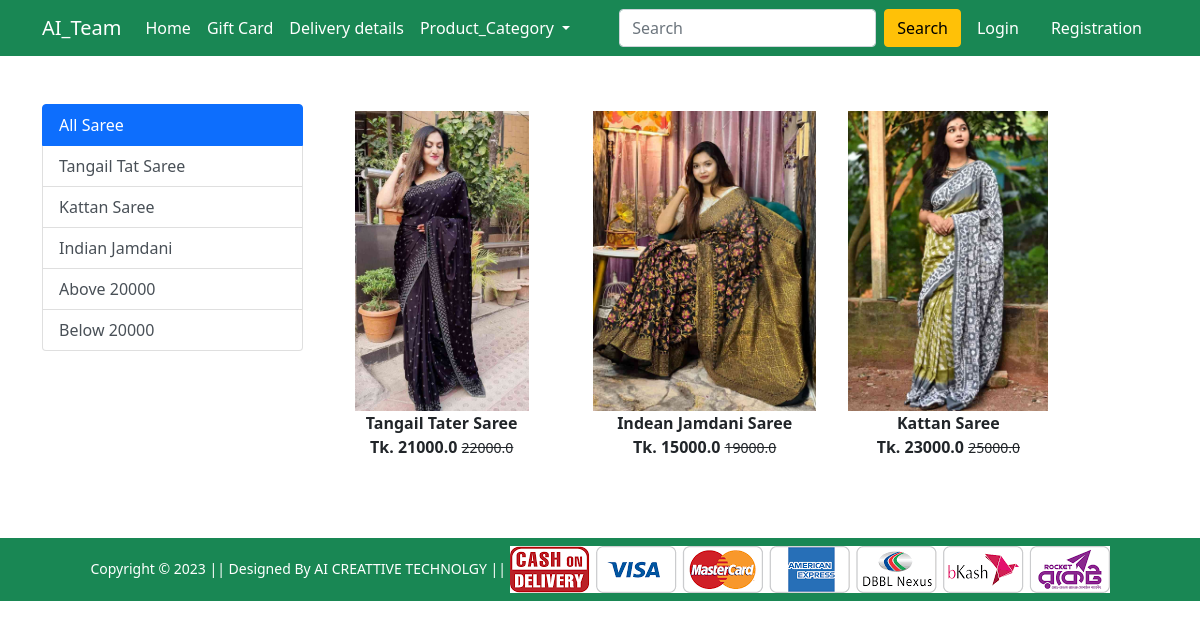
The app's page /saree/ with its own data.
### Shop/models.py (models this page shows, shortened)
class Product(models.Model):
    title = models.CharField(max_length=100)
    selling_price = models.FloatField()
    discounted_price = models.FloatField()
    description = models.TextField()
    brand = models.CharField(max_length=100)
    category = models.CharField(choices=CATEGORY_CHOICES,max_length=2)
    product_image = models.ImageField(upload_to='productimg')

### Shop/views.py (the view)
# urls.py: path('saree/', views.sarees, name='saree'),
def sarees(request, data =None):
    totalitem = 0
    if data == None:
        sarees = Product.objects.filter(category = 'SA')
    elif data == 'tat' or data == 'kattan' or data == 'jamdani':
        sarees = Product.objects.filter(category='SA').filter(brand=data)
    elif data == 'below':
        sarees = Product.objects.filter(category='SA').filter(discounted_price__lt=20000)
    elif data == 'above':
        sarees = Product.objects.filter(category='SA').filter(discounted_price__gt=20000)
        if request.user.is_authenticated:
           totalitem = len(Cart.objects.filter(user=request.user))
    return render(request, 'Shop/saree.html', {'sarees':sarees, 'totalitem':totalitem})

### Shop/templates/Shop/saree.html (shortened to what this page needs)
{% extends 'Shop/base.html' %}
{% load static %}
{% block main-content %}
<div class="container my-5">
    <div class="row">
        <div class="col-sm-3">
            <div class="list-group">
                <a href="{% url 'saree' %}" class="list-group-item list-group-item-action active" aria-current="true">
                    All Saree
                </a>
                <a href="{% url 'sareeitem' 'tat' %}" class="list-group-item list-group-item-action">Tangail Tat Saree</a>
                <a href="{% url 'sareeitem' 'kattan' %}" class="list-group-item list-group-item-action">Kattan Saree</a>
                <a href="{% url 'sareeitem' 'jamdani' %}" class="list-group-item list-group-item-action">Indian Jamdani</a>
                <a href="{% url 'sareeitem' 'above' %}" class="list-group-item list-group-item-action">Above 20000</a>
                <a href="{% url 'sareeitem' 'below' %}" class="list-group-item list-group-item-action">Below 20000</a>
            </div>
        </div>
        <div class="col-sm-8">
            <div class="row">
                {% for product in sarees %}
                <div class="col-sm-4 text-center mb-4">
                    <a href="{% url 'product-detail' product.id %}" class="btn">
                        <div class="item">
                            <img src="{{product.product_image.url}}" alt="" height="300" class="">
                            <div class="fw-bold">{{product.title}}</div>
                            <div class="fw-bold">Tk. {{product.discounted_price}} <small
                                    class="fw-light text-decoration-line-through">{{product.selling_price}}</small>
                            </div>
                        </div>
                    </a>
                </div>
                {% endfor %}
            </div>
        </div>
    </div>
</div>
{% endblock main-content %}

### records on screen
Product: product_image (picture), title "Tangail Tater Saree", discounted_price "21000.0", selling_price "22000.0"
Product: product_image (picture), title "Indean Jamdani Saree", discounted_price "15000.0", selling_price "19000.0"
Product: product_image (picture), title "Kattan Saree", discounted_price "23000.0", selling_price "25000.0"
